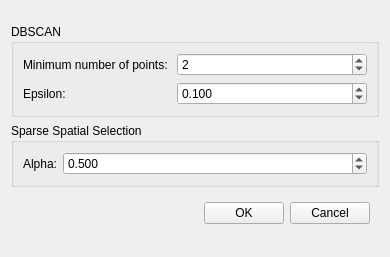
<?xml version="1.0" encoding="UTF-8"?>
<ui version="4.0">
 <class>ClusteringDialog</class>
 <widget class="QDialog" name="ClusteringDialog">
  <property name="windowModality">
   <enum>Qt::ApplicationModal</enum>
  </property>
  <property name="geometry">
   <rect>
    <x>0</x>
    <y>0</y>
    <width>390</width>
    <height>257</height>
   </rect>
  </property>
  <property name="focusPolicy">
   <enum>Qt::StrongFocus</enum>
  </property>
  <property name="windowTitle">
   <string>Clustering and Pivot Selection</string>
  </property>
  <property name="windowIcon">
   <iconset>
    <normaloff>:/ui/icons/vex_logo.png</normaloff>:/ui/icons/vex_logo.png</iconset>
  </property>
  <property name="modal">
   <bool>true</bool>
  </property>
  <layout class="QGridLayout" name="gridLayout">
   <item row="2" column="0">
    <widget class="QGroupBox" name="groupBoxRepresenSelect">
     <property name="title">
      <string>Sparse Spatial Selection</string>
     </property>
     <layout class="QGridLayout" name="gridLayout_6">
      <item row="1" column="0">
       <widget class="QLabel" name="lblAlpha">
        <property name="text">
         <string>Alpha:</string>
        </property>
       </widget>
      </item>
      <item row="1" column="1">
       <widget class="QDoubleSpinBox" name="sbAlpha">
        <property name="sizePolicy">
         <sizepolicy hsizetype="MinimumExpanding" vsizetype="Fixed">
          <horstretch>0</horstretch>
          <verstretch>0</verstretch>
         </sizepolicy>
        </property>
        <property name="toolTip">
         <string>Normalized value [0.000001, 1].</string>
        </property>
        <property name="decimals">
         <number>3</number>
        </property>
        <property name="minimum">
         <double>0.000000000000000</double>
        </property>
        <property name="maximum">
         <double>1.000000000000000</double>
        </property>
        <property name="singleStep">
         <double>0.010000000000000</double>
        </property>
        <property name="value">
         <double>0.500000000000000</double>
        </property>
       </widget>
      </item>
     </layout>
    </widget>
   </item>
   <item row="1" column="0">
    <widget class="QGroupBox" name="groupBoxDBSCAN">
     <property name="title">
      <string>DBSCAN</string>
     </property>
     <layout class="QGridLayout" name="gridLayout_5">
      <item row="1" column="0">
       <widget class="QLabel" name="lblMinPoints">
        <property name="text">
         <string>Minimum number of points: </string>
        </property>
       </widget>
      </item>
      <item row="2" column="0">
       <widget class="QLabel" name="lblEps">
        <property name="text">
         <string>Epsilon:</string>
        </property>
       </widget>
      </item>
      <item row="1" column="1">
       <widget class="QSpinBox" name="sbMinPoints">
        <property name="sizePolicy">
         <sizepolicy hsizetype="MinimumExpanding" vsizetype="Fixed">
          <horstretch>0</horstretch>
          <verstretch>0</verstretch>
         </sizepolicy>
        </property>
        <property name="minimum">
         <number>1</number>
        </property>
        <property name="maximum">
         <number>1000000000</number>
        </property>
        <property name="singleStep">
         <number>1</number>
        </property>
        <property name="value">
         <number>2</number>
        </property>
       </widget>
      </item>
      <item row="2" column="1">
       <widget class="QDoubleSpinBox" name="sbEps">
        <property name="sizePolicy">
         <sizepolicy hsizetype="MinimumExpanding" vsizetype="Fixed">
          <horstretch>0</horstretch>
          <verstretch>0</verstretch>
         </sizepolicy>
        </property>
        <property name="toolTip">
         <string>Normalized value [0.000001, 1].</string>
        </property>
        <property name="decimals">
         <number>3</number>
        </property>
        <property name="minimum">
         <double>0.000000000000000</double>
        </property>
        <property name="maximum">
         <double>1000000000.000000000000000</double>
        </property>
        <property name="singleStep">
         <double>0.010000000000000</double>
        </property>
        <property name="value">
         <double>0.100000000000000</double>
        </property>
       </widget>
      </item>
     </layout>
    </widget>
   </item>
   <item row="4" column="0">
    <spacer name="bottomVerticalSpacer">
     <property name="orientation">
      <enum>Qt::Vertical</enum>
     </property>
     <property name="sizeHint" stdset="0">
      <size>
       <width>20</width>
       <height>0</height>
      </size>
     </property>
    </spacer>
   </item>
   <item row="0" column="0">
    <spacer name="topVerticalSpacer">
     <property name="orientation">
      <enum>Qt::Vertical</enum>
     </property>
     <property name="sizeHint" stdset="0">
      <size>
       <width>20</width>
       <height>0</height>
      </size>
     </property>
    </spacer>
   </item>
   <item row="3" column="0">
    <widget class="QWidget" name="bottomWidget" native="true">
     <layout class="QGridLayout" name="gridLayout_2">
      <item row="0" column="1">
       <widget class="QPushButton" name="pbApply">
        <property name="text">
         <string>OK</string>
        </property>
        <property name="shortcut">
         <string>Enter</string>
        </property>
        <property name="autoDefault">
         <bool>false</bool>
        </property>
       </widget>
      </item>
      <item row="0" column="2">
       <widget class="QPushButton" name="pbCancel">
        <property name="text">
         <string>Cancel</string>
        </property>
        <property name="autoDefault">
         <bool>false</bool>
        </property>
       </widget>
      </item>
      <item row="0" column="0">
       <spacer name="horizontalSpacer">
        <property name="orientation">
         <enum>Qt::Horizontal</enum>
        </property>
        <property name="sizeHint" stdset="0">
         <size>
          <width>0</width>
          <height>20</height>
         </size>
        </property>
       </spacer>
      </item>
     </layout>
    </widget>
   </item>
  </layout>
 </widget>
 <tabstops>
  <tabstop>sbMinPoints</tabstop>
  <tabstop>sbEps</tabstop>
  <tabstop>sbAlpha</tabstop>
  <tabstop>pbApply</tabstop>
  <tabstop>pbCancel</tabstop>
 </tabstops>
 <resources/>
 <connections>
  <connection>
   <sender>pbCancel</sender>
   <signal>clicked()</signal>
   <receiver>ClusteringDialog</receiver>
   <slot>reject()</slot>
   <hints>
    <hint type="sourcelabel">
     <x>264</x>
     <y>128</y>
    </hint>
    <hint type="destinationlabel">
     <x>159</x>
     <y>119</y>
    </hint>
   </hints>
  </connection>
  <connection>
   <sender>pbApply</sender>
   <signal>clicked()</signal>
   <receiver>ClusteringDialog</receiver>
   <slot>accept()</slot>
   <hints>
    <hint type="sourcelabel">
     <x>183</x>
     <y>128</y>
    </hint>
    <hint type="destinationlabel">
     <x>159</x>
     <y>119</y>
    </hint>
   </hints>
  </connection>
 </connections>
</ui>
